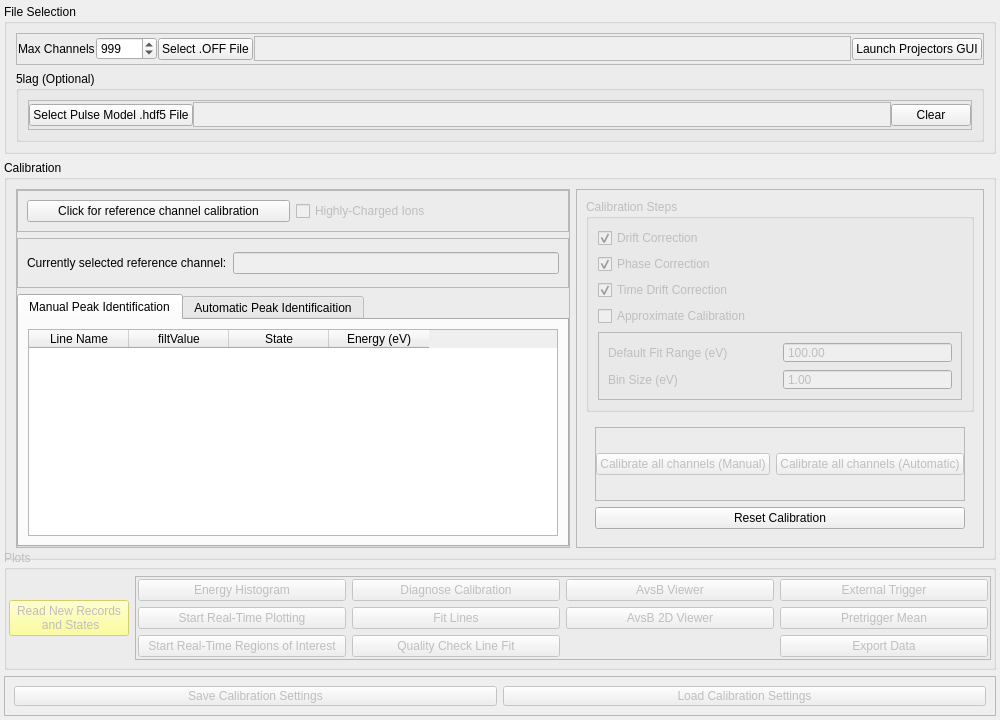
<?xml version="1.0" encoding="UTF-8"?>
<ui version="4.0">
 <class>Form</class>
 <widget class="QWidget" name="Form">
  <property name="geometry">
   <rect>
    <x>0</x>
    <y>0</y>
    <width>1000</width>
    <height>720</height>
   </rect>
  </property>
  <property name="minimumSize">
   <size>
    <width>1000</width>
    <height>720</height>
   </size>
  </property>
  <property name="windowTitle">
   <string>massGui    Version 0.1.1    Grant Mondeel    gmondee@clemson.edu</string>
  </property>
  <layout class="QVBoxLayout" name="verticalLayout">
   <property name="leftMargin">
    <number>4</number>
   </property>
   <property name="topMargin">
    <number>4</number>
   </property>
   <property name="rightMargin">
    <number>4</number>
   </property>
   <property name="bottomMargin">
    <number>4</number>
   </property>
   <item>
    <widget class="QGroupBox" name="fileSelectionGroup">
     <property name="minimumSize">
      <size>
       <width>0</width>
       <height>150</height>
      </size>
     </property>
     <property name="maximumSize">
      <size>
       <width>16777215</width>
       <height>99999</height>
      </size>
     </property>
     <property name="title">
      <string>File Selection</string>
     </property>
     <layout class="QVBoxLayout" name="verticalLayout_9">
      <item>
       <widget class="QFrame" name="frame_10">
        <property name="frameShape">
         <enum>QFrame::StyledPanel</enum>
        </property>
        <property name="frameShadow">
         <enum>QFrame::Raised</enum>
        </property>
        <layout class="QHBoxLayout" name="horizontalLayout_8">
         <property name="spacing">
          <number>1</number>
         </property>
         <property name="leftMargin">
          <number>1</number>
         </property>
         <property name="topMargin">
          <number>1</number>
         </property>
         <property name="rightMargin">
          <number>1</number>
         </property>
         <property name="bottomMargin">
          <number>1</number>
         </property>
         <item>
          <widget class="QLabel" name="label_4">
           <property name="minimumSize">
            <size>
             <width>0</width>
             <height>20</height>
            </size>
           </property>
           <property name="text">
            <string>Max Channels</string>
           </property>
          </widget>
         </item>
         <item>
          <widget class="QSpinBox" name="maxChansSpinBox">
           <property name="minimumSize">
            <size>
             <width>0</width>
             <height>20</height>
            </size>
           </property>
           <property name="minimum">
            <number>1</number>
           </property>
           <property name="maximum">
            <number>99999</number>
           </property>
           <property name="value">
            <number>999</number>
           </property>
          </widget>
         </item>
         <item>
          <widget class="QPushButton" name="selectFileButton">
           <property name="minimumSize">
            <size>
             <width>80</width>
             <height>20</height>
            </size>
           </property>
           <property name="text">
            <string>Select .OFF File</string>
           </property>
          </widget>
         </item>
         <item>
          <widget class="QTextBrowser" name="fileTextBox">
           <property name="enabled">
            <bool>false</bool>
           </property>
           <property name="minimumSize">
            <size>
             <width>0</width>
             <height>20</height>
            </size>
           </property>
           <property name="maximumSize">
            <size>
             <width>16777215</width>
             <height>25</height>
            </size>
           </property>
           <property name="verticalScrollBarPolicy">
            <enum>Qt::ScrollBarAlwaysOff</enum>
           </property>
           <property name="horizontalScrollBarPolicy">
            <enum>Qt::ScrollBarAlwaysOff</enum>
           </property>
          </widget>
         </item>
         <item>
          <widget class="QPushButton" name="launchProjectorsButton">
           <property name="minimumSize">
            <size>
             <width>0</width>
             <height>20</height>
            </size>
           </property>
           <property name="text">
            <string>Launch Projectors GUI</string>
           </property>
          </widget>
         </item>
        </layout>
       </widget>
      </item>
      <item>
       <widget class="QGroupBox" name="groupBox">
        <property name="minimumSize">
         <size>
          <width>0</width>
          <height>35</height>
         </size>
        </property>
        <property name="title">
         <string>5lag (Optional)</string>
        </property>
        <layout class="QVBoxLayout" name="verticalLayout_5">
         <item>
          <widget class="QFrame" name="frame_9">
           <property name="minimumSize">
            <size>
             <width>0</width>
             <height>30</height>
            </size>
           </property>
           <property name="frameShape">
            <enum>QFrame::StyledPanel</enum>
           </property>
           <property name="frameShadow">
            <enum>QFrame::Raised</enum>
           </property>
           <layout class="QHBoxLayout" name="horizontalLayout_7">
            <property name="spacing">
             <number>0</number>
            </property>
            <property name="leftMargin">
             <number>0</number>
            </property>
            <property name="topMargin">
             <number>0</number>
            </property>
            <property name="rightMargin">
             <number>0</number>
            </property>
            <property name="bottomMargin">
             <number>0</number>
            </property>
            <item>
             <widget class="QPushButton" name="lagSelectButton">
              <property name="toolTip">
               <string>Select a pulse model file for use with a 5lag filter. These typically look like [date]_run[X]_model.hdf5. Leave blank to skip the 5lag filter.</string>
              </property>
              <property name="text">
               <string>Select Pulse Model .hdf5 File</string>
              </property>
             </widget>
            </item>
            <item>
             <widget class="QTextBrowser" name="lagTextBox">
              <property name="enabled">
               <bool>false</bool>
              </property>
              <property name="minimumSize">
               <size>
                <width>0</width>
                <height>20</height>
               </size>
              </property>
              <property name="maximumSize">
               <size>
                <width>16777215</width>
                <height>25</height>
               </size>
              </property>
              <property name="layoutDirection">
               <enum>Qt::RightToLeft</enum>
              </property>
              <property name="verticalScrollBarPolicy">
               <enum>Qt::ScrollBarAlwaysOff</enum>
              </property>
              <property name="horizontalScrollBarPolicy">
               <enum>Qt::ScrollBarAlwaysOff</enum>
              </property>
             </widget>
            </item>
            <item>
             <widget class="QPushButton" name="lagClearButton">
              <property name="text">
               <string>Clear</string>
              </property>
             </widget>
            </item>
           </layout>
          </widget>
         </item>
        </layout>
       </widget>
      </item>
     </layout>
    </widget>
   </item>
   <item>
    <widget class="QGroupBox" name="calibrationGroup">
     <property name="minimumSize">
      <size>
       <width>0</width>
       <height>400</height>
      </size>
     </property>
     <property name="maximumSize">
      <size>
       <width>16777215</width>
       <height>999999</height>
      </size>
     </property>
     <property name="title">
      <string>Calibration</string>
     </property>
     <layout class="QHBoxLayout" name="horizontalLayout_4">
      <item>
       <widget class="QFrame" name="frame_5">
        <property name="frameShape">
         <enum>QFrame::StyledPanel</enum>
        </property>
        <property name="frameShadow">
         <enum>QFrame::Raised</enum>
        </property>
        <layout class="QVBoxLayout" name="verticalLayout_7">
         <property name="leftMargin">
          <number>0</number>
         </property>
         <property name="topMargin">
          <number>0</number>
         </property>
         <property name="rightMargin">
          <number>0</number>
         </property>
         <property name="bottomMargin">
          <number>0</number>
         </property>
         <item>
          <widget class="QFrame" name="frame_4">
           <property name="frameShape">
            <enum>QFrame::StyledPanel</enum>
           </property>
           <property name="frameShadow">
            <enum>QFrame::Raised</enum>
           </property>
           <layout class="QHBoxLayout" name="horizontalLayout_2">
            <item>
             <widget class="QPushButton" name="lineIDButton">
              <property name="text">
               <string>Click for reference channel calibration</string>
              </property>
             </widget>
            </item>
            <item>
             <widget class="QCheckBox" name="HCIonCheckbox">
              <property name="enabled">
               <bool>false</bool>
              </property>
              <property name="text">
               <string>Highly-Charged Ions</string>
              </property>
             </widget>
            </item>
           </layout>
          </widget>
         </item>
         <item>
          <widget class="QFrame" name="frame_6">
           <property name="frameShape">
            <enum>QFrame::StyledPanel</enum>
           </property>
           <property name="frameShadow">
            <enum>QFrame::Raised</enum>
           </property>
           <layout class="QHBoxLayout" name="horizontalLayout_3">
            <item>
             <widget class="QLabel" name="label">
              <property name="minimumSize">
               <size>
                <width>0</width>
                <height>30</height>
               </size>
              </property>
              <property name="text">
               <string>Currently selected reference channel:</string>
              </property>
             </widget>
            </item>
            <item>
             <widget class="QLineEdit" name="refChannelBox">
              <property name="enabled">
               <bool>false</bool>
              </property>
             </widget>
            </item>
           </layout>
          </widget>
         </item>
         <item>
          <widget class="QTabWidget" name="tabWidget">
           <property name="currentIndex">
            <number>0</number>
           </property>
           <widget class="QWidget" name="tab_3">
            <attribute name="title">
             <string>Manual Peak Identification</string>
            </attribute>
            <layout class="QVBoxLayout" name="verticalLayout_4">
             <item>
              <widget class="QTableWidget" name="calTable">
               <property name="enabled">
                <bool>true</bool>
               </property>
               <property name="editTriggers">
                <set>QAbstractItemView::NoEditTriggers</set>
               </property>
               <column>
                <property name="text">
                 <string>Line Name</string>
                </property>
               </column>
               <column>
                <property name="text">
                 <string>filtValue</string>
                </property>
               </column>
               <column>
                <property name="text">
                 <string>State</string>
                </property>
               </column>
               <column>
                <property name="text">
                 <string>Energy (eV)</string>
                </property>
               </column>
              </widget>
             </item>
            </layout>
           </widget>
           <widget class="QWidget" name="tab_4">
            <attribute name="title">
             <string>Automatic Peak Identificaition</string>
            </attribute>
            <layout class="QVBoxLayout" name="verticalLayout_3">
             <item>
              <widget class="QLabel" name="label_11">
               <property name="text">
                <string>Selected lines</string>
               </property>
              </widget>
             </item>
             <item>
              <widget class="QTextEdit" name="autoListOfLines">
               <property name="enabled">
                <bool>false</bool>
               </property>
              </widget>
             </item>
             <item>
              <widget class="QFrame" name="frame_12">
               <property name="frameShape">
                <enum>QFrame::StyledPanel</enum>
               </property>
               <property name="frameShadow">
                <enum>QFrame::Raised</enum>
               </property>
               <layout class="QGridLayout" name="gridLayout_4">
                <item row="1" column="0">
                 <widget class="QLabel" name="label_10">
                  <property name="text">
                   <string>Max Acc</string>
                  </property>
                 </widget>
                </item>
                <item row="0" column="0">
                 <widget class="QLabel" name="label_5">
                  <property name="text">
                   <string>Smear for Peak Finding FWHM</string>
                  </property>
                 </widget>
                </item>
                <item row="0" column="1">
                 <widget class="QDoubleSpinBox" name="autoFWHMBox">
                  <property name="buttonSymbols">
                   <enum>QAbstractSpinBox::NoButtons</enum>
                  </property>
                  <property name="decimals">
                   <number>2</number>
                  </property>
                  <property name="maximum">
                   <double>10000000.000000000000000</double>
                  </property>
                  <property name="value">
                   <double>25.000000000000000</double>
                  </property>
                 </widget>
                </item>
                <item row="1" column="1">
                 <widget class="QDoubleSpinBox" name="autoMaxAccBox">
                  <property name="buttonSymbols">
                   <enum>QAbstractSpinBox::NoButtons</enum>
                  </property>
                  <property name="decimals">
                   <number>4</number>
                  </property>
                  <property name="maximum">
                   <double>10000000.000000000000000</double>
                  </property>
                  <property name="value">
                   <double>0.015000000000000</double>
                  </property>
                 </widget>
                </item>
               </layout>
              </widget>
             </item>
            </layout>
           </widget>
          </widget>
         </item>
        </layout>
       </widget>
      </item>
      <item>
       <widget class="QFrame" name="frame_7">
        <property name="frameShape">
         <enum>QFrame::StyledPanel</enum>
        </property>
        <property name="frameShadow">
         <enum>QFrame::Raised</enum>
        </property>
        <layout class="QVBoxLayout" name="verticalLayout_8">
         <item>
          <widget class="QGroupBox" name="calibrationStepsBox">
           <property name="enabled">
            <bool>false</bool>
           </property>
           <property name="sizePolicy">
            <sizepolicy hsizetype="Preferred" vsizetype="MinimumExpanding">
             <horstretch>0</horstretch>
             <verstretch>0</verstretch>
            </sizepolicy>
           </property>
           <property name="title">
            <string>Calibration Steps</string>
           </property>
           <layout class="QVBoxLayout" name="verticalLayout_2">
            <item>
             <widget class="QCheckBox" name="DCcheckbox">
              <property name="text">
               <string>Drift Correction</string>
              </property>
              <property name="checked">
               <bool>true</bool>
              </property>
             </widget>
            </item>
            <item>
             <widget class="QCheckBox" name="PCcheckbox">
              <property name="text">
               <string>Phase Correction</string>
              </property>
              <property name="checked">
               <bool>true</bool>
              </property>
             </widget>
            </item>
            <item>
             <widget class="QCheckBox" name="TDCcheckbox">
              <property name="text">
               <string>Time Drift Correction</string>
              </property>
              <property name="checked">
               <bool>true</bool>
              </property>
             </widget>
            </item>
            <item>
             <widget class="QCheckBox" name="Acheckbox">
              <property name="text">
               <string>Approximate Calibration</string>
              </property>
             </widget>
            </item>
            <item>
             <widget class="QFrame" name="frame_3">
              <property name="minimumSize">
               <size>
                <width>60</width>
                <height>60</height>
               </size>
              </property>
              <property name="frameShape">
               <enum>QFrame::StyledPanel</enum>
              </property>
              <property name="frameShadow">
               <enum>QFrame::Raised</enum>
              </property>
              <layout class="QGridLayout" name="gridLayout_3">
               <item row="0" column="0">
                <widget class="QLabel" name="label_2">
                 <property name="text">
                  <string>Default Fit Range (eV)</string>
                 </property>
                </widget>
               </item>
               <item row="1" column="0">
                <widget class="QLabel" name="label_3">
                 <property name="text">
                  <string>Bin Size (eV)</string>
                 </property>
                </widget>
               </item>
               <item row="0" column="1">
                <widget class="QDoubleSpinBox" name="dlo_dhiBox">
                 <property name="minimumSize">
                  <size>
                   <width>0</width>
                   <height>20</height>
                  </size>
                 </property>
                 <property name="buttonSymbols">
                  <enum>QAbstractSpinBox::NoButtons</enum>
                 </property>
                 <property name="decimals">
                  <number>2</number>
                 </property>
                 <property name="maximum">
                  <double>10000000.000000000000000</double>
                 </property>
                 <property name="value">
                  <double>100.000000000000000</double>
                 </property>
                </widget>
               </item>
               <item row="1" column="1">
                <widget class="QDoubleSpinBox" name="binSizeBox">
                 <property name="minimumSize">
                  <size>
                   <width>0</width>
                   <height>20</height>
                  </size>
                 </property>
                 <property name="buttonSymbols">
                  <enum>QAbstractSpinBox::NoButtons</enum>
                 </property>
                 <property name="decimals">
                  <number>2</number>
                 </property>
                 <property name="maximum">
                  <double>10000000.000000000000000</double>
                 </property>
                 <property name="value">
                  <double>1.000000000000000</double>
                 </property>
                </widget>
               </item>
              </layout>
             </widget>
            </item>
           </layout>
          </widget>
         </item>
         <item>
          <widget class="QWidget" name="calButtonGroup" native="true">
           <property name="minimumSize">
            <size>
             <width>180</width>
             <height>120</height>
            </size>
           </property>
           <layout class="QVBoxLayout" name="verticalLayout_6">
            <item>
             <widget class="QFrame" name="frame_8">
              <property name="frameShape">
               <enum>QFrame::StyledPanel</enum>
              </property>
              <property name="frameShadow">
               <enum>QFrame::Raised</enum>
              </property>
              <layout class="QHBoxLayout" name="horizontalLayout_6">
               <property name="leftMargin">
                <number>0</number>
               </property>
               <property name="rightMargin">
                <number>0</number>
               </property>
               <item>
                <widget class="QPushButton" name="allChanCalButton">
                 <property name="enabled">
                  <bool>false</bool>
                 </property>
                 <property name="minimumSize">
                  <size>
                   <width>0</width>
                   <height>20</height>
                  </size>
                 </property>
                 <property name="text">
                  <string>Calibrate all channels (Manual)</string>
                 </property>
                </widget>
               </item>
               <item>
                <widget class="QPushButton" name="allChanAutoCalButton">
                 <property name="enabled">
                  <bool>false</bool>
                 </property>
                 <property name="minimumSize">
                  <size>
                   <width>0</width>
                   <height>20</height>
                  </size>
                 </property>
                 <property name="text">
                  <string>Calibrate all channels (Automatic)</string>
                 </property>
                </widget>
               </item>
              </layout>
             </widget>
            </item>
            <item>
             <widget class="QPushButton" name="resetCalButton">
              <property name="minimumSize">
               <size>
                <width>0</width>
                <height>20</height>
               </size>
              </property>
              <property name="baseSize">
               <size>
                <width>0</width>
                <height>30</height>
               </size>
              </property>
              <property name="text">
               <string>Reset Calibration</string>
              </property>
             </widget>
            </item>
           </layout>
          </widget>
         </item>
        </layout>
       </widget>
      </item>
     </layout>
    </widget>
   </item>
   <item>
    <widget class="QGroupBox" name="plotsGroup">
     <property name="enabled">
      <bool>false</bool>
     </property>
     <property name="minimumSize">
      <size>
       <width>0</width>
       <height>120</height>
      </size>
     </property>
     <property name="title">
      <string>Plots</string>
     </property>
     <layout class="QGridLayout" name="gridLayout_2">
      <property name="leftMargin">
       <number>2</number>
      </property>
      <property name="topMargin">
       <number>2</number>
      </property>
      <property name="rightMargin">
       <number>2</number>
      </property>
      <property name="bottomMargin">
       <number>2</number>
      </property>
      <item row="0" column="2">
       <widget class="QFrame" name="frame">
        <property name="frameShape">
         <enum>QFrame::StyledPanel</enum>
        </property>
        <property name="frameShadow">
         <enum>QFrame::Raised</enum>
        </property>
        <layout class="QGridLayout" name="gridLayout">
         <property name="leftMargin">
          <number>2</number>
         </property>
         <property name="topMargin">
          <number>2</number>
         </property>
         <property name="rightMargin">
          <number>2</number>
         </property>
         <property name="bottomMargin">
          <number>2</number>
         </property>
         <item row="0" column="4">
          <widget class="QPushButton" name="AvsBbutton">
           <property name="minimumSize">
            <size>
             <width>0</width>
             <height>22</height>
            </size>
           </property>
           <property name="text">
            <string>AvsB Viewer</string>
           </property>
          </widget>
         </item>
         <item row="0" column="1">
          <widget class="QPushButton" name="energyHistButton">
           <property name="minimumSize">
            <size>
             <width>0</width>
             <height>22</height>
            </size>
           </property>
           <property name="text">
            <string>Energy Histogram</string>
           </property>
          </widget>
         </item>
         <item row="0" column="2">
          <widget class="QPushButton" name="diagCalButton">
           <property name="minimumSize">
            <size>
             <width>0</width>
             <height>22</height>
            </size>
           </property>
           <property name="text">
            <string>Diagnose Calibration</string>
           </property>
          </widget>
         </item>
         <item row="1" column="4">
          <widget class="QPushButton" name="AvsB2Dbutton">
           <property name="minimumSize">
            <size>
             <width>0</width>
             <height>22</height>
            </size>
           </property>
           <property name="text">
            <string>AvsB 2D Viewer</string>
           </property>
          </widget>
         </item>
         <item row="1" column="2">
          <widget class="QPushButton" name="linefitButton">
           <property name="minimumSize">
            <size>
             <width>0</width>
             <height>22</height>
            </size>
           </property>
           <property name="text">
            <string>Fit Lines</string>
           </property>
          </widget>
         </item>
         <item row="1" column="1">
          <widget class="QPushButton" name="startRTPButton">
           <property name="minimumSize">
            <size>
             <width>0</width>
             <height>22</height>
            </size>
           </property>
           <property name="text">
            <string>Start Real-Time Plotting</string>
           </property>
          </widget>
         </item>
         <item row="2" column="2">
          <widget class="QPushButton" name="qualityButton">
           <property name="minimumSize">
            <size>
             <width>0</width>
             <height>22</height>
            </size>
           </property>
           <property name="text">
            <string>Quality Check Line Fit</string>
           </property>
          </widget>
         </item>
         <item row="2" column="1">
          <widget class="QPushButton" name="startROIRTPButton">
           <property name="minimumSize">
            <size>
             <width>0</width>
             <height>22</height>
            </size>
           </property>
           <property name="text">
            <string>Start Real-Time Regions of Interest</string>
           </property>
          </widget>
         </item>
         <item row="0" column="5">
          <widget class="QPushButton" name="extTrigButton">
           <property name="minimumSize">
            <size>
             <width>0</width>
             <height>22</height>
            </size>
           </property>
           <property name="text">
            <string>External Trigger</string>
           </property>
          </widget>
         </item>
         <item row="1" column="5">
          <widget class="QPushButton" name="ptmButton">
           <property name="minimumSize">
            <size>
             <width>0</width>
             <height>22</height>
            </size>
           </property>
           <property name="text">
            <string>Pretrigger Mean</string>
           </property>
          </widget>
         </item>
         <item row="2" column="5">
          <widget class="QPushButton" name="exportButton">
           <property name="minimumSize">
            <size>
             <width>0</width>
             <height>22</height>
            </size>
           </property>
           <property name="text">
            <string>Export Data</string>
           </property>
          </widget>
         </item>
        </layout>
       </widget>
      </item>
      <item row="0" column="0">
       <widget class="QPushButton" name="readNewButton">
        <property name="minimumSize">
         <size>
          <width>0</width>
          <height>22</height>
         </size>
        </property>
        <property name="maximumSize">
         <size>
          <width>120</width>
          <height>16777215</height>
         </size>
        </property>
        <property name="autoFillBackground">
         <bool>false</bool>
        </property>
        <property name="styleSheet">
         <string notr="true">background-color: rgb(255, 255, 127);</string>
        </property>
        <property name="text">
         <string>Read New Records
 and States</string>
        </property>
       </widget>
      </item>
     </layout>
    </widget>
   </item>
   <item>
    <widget class="QFrame" name="frame_2">
     <property name="maximumSize">
      <size>
       <width>16777215</width>
       <height>50</height>
      </size>
     </property>
     <property name="frameShape">
      <enum>QFrame::StyledPanel</enum>
     </property>
     <property name="frameShadow">
      <enum>QFrame::Raised</enum>
     </property>
     <layout class="QHBoxLayout" name="horizontalLayout_5">
      <item>
       <widget class="QPushButton" name="saveCalButton">
        <property name="enabled">
         <bool>false</bool>
        </property>
        <property name="minimumSize">
         <size>
          <width>0</width>
          <height>20</height>
         </size>
        </property>
        <property name="text">
         <string>Save Calibration Settings</string>
        </property>
       </widget>
      </item>
      <item>
       <widget class="QPushButton" name="loadCalButton">
        <property name="enabled">
         <bool>false</bool>
        </property>
        <property name="minimumSize">
         <size>
          <width>0</width>
          <height>20</height>
         </size>
        </property>
        <property name="text">
         <string>Load Calibration Settings</string>
        </property>
       </widget>
      </item>
     </layout>
    </widget>
   </item>
  </layout>
 </widget>
 <resources/>
 <connections/>
</ui>
